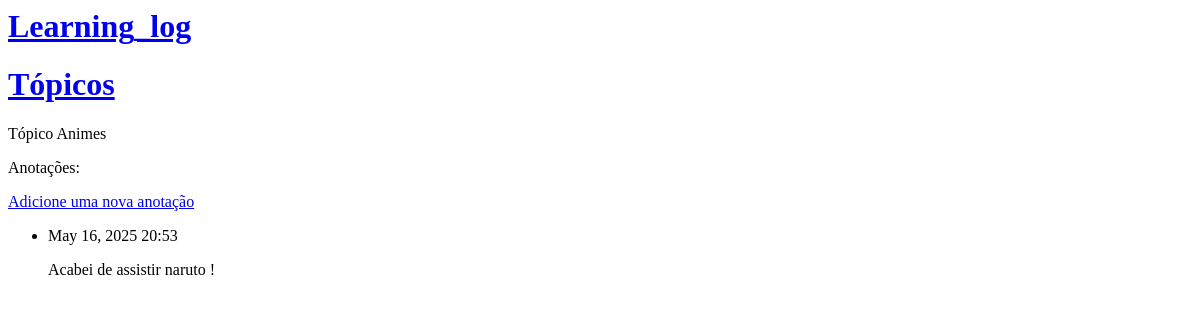
The page /topic/7/ on the database as committed earlier.
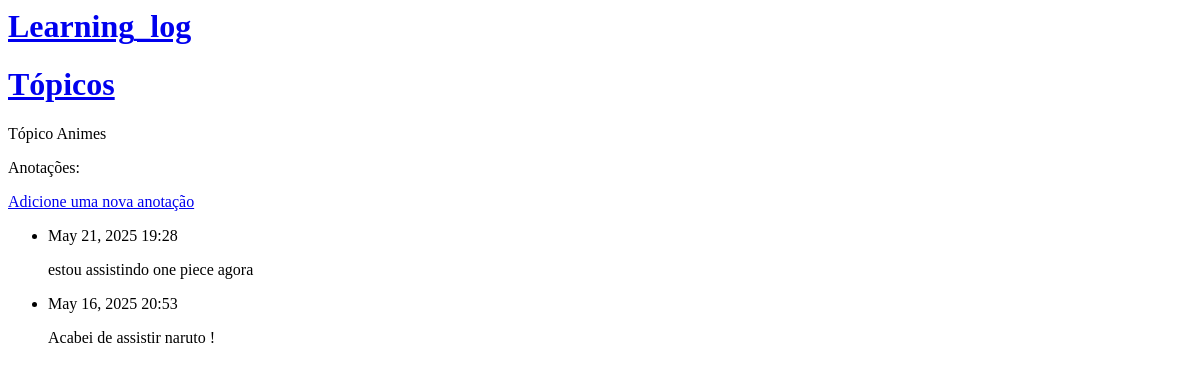
The same page on the database as committed later.
### learning_logs/models.py (models this page shows, shortened)
class Topic(models.Model):
    text= models.CharField(max_length=200)
    date_added = models.DateTimeField(auto_now_add=True)
    def __str__(self):
        return self.text
    class Meta:
        verbose_name_plural = 'Topics'

class Entry(models.Model):
    topic=models.ForeignKey(Topic, on_delete=models.CASCADE)
    text=models.TextField()
    date_added = models.DateTimeField(auto_now=True)
    class Meta:
        verbose_name_plural = "Entries"

### learning_logs/views.py (the view)
# urls.py: path('topic/<topic_id>/', views.topic,name='topic'),
def topic (request, topic_id):
    topic = Topic.objects.get(id = topic_id)
    entries = topic.entry_set.order_by('-date_added')
    context = {'topic':topic,'entries':entries}
    return render (request,'learning_logs/topic.html',context)

### learning_logs/templates/learning_logs/topic.html
{% extends "learning_logs/base.html" %}
{% block content %}
<p>Tópico {{ topic }} </p>
<p>Anotações:</p>
<p><a href="{% url 'new_entry' topic.id %}">Adicione uma nova anotação</a></p>
<ul>
    {% for entry in entries %}
    <li>
        <p>{{ entry.date_added | date:'M d, Y H:i' }}</p>
        <p>{{ entry.text | linebreaks }}</p>
    </li>
    {% empty %}
    <li>Não há entrada de dados</li>
    {% endfor %}
</ul>
{% endblock content %}

### learning_logs/templates/learning_logs/base.html
<a href="{% url 'index' %}"><h1>Learning_log</h1></a>
<a href="{% url 'topics' %}"><h1>Tópicos</h1></a>
{% block content %}{% endblock content %}

Rows that differ between the two databases and show on the page:
added Entry: date_added "May 21, 2025 19:28", text "estou assistindo one piece agora"
